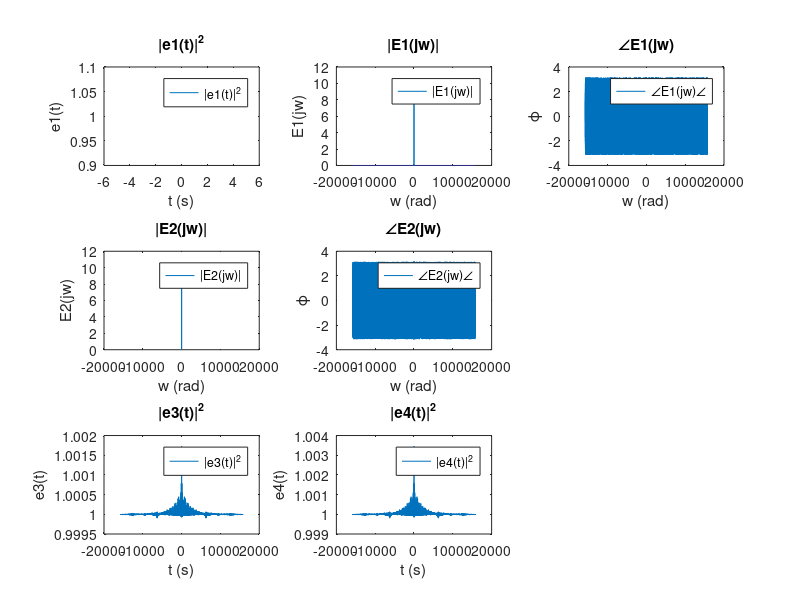

The MATLAB script that drew this image:
clc;    clear;

% Sampling Frequency
Fs = 5000;

% Δω = 2π * 10^9
dw = 2 * pi * 10^9;

% Set time and frequency scale
t = -5: 1 / Fs: 5;
df = Fs / length(t);
freq = (-Fs / 2: df: Fs / 2 - df) * 2 * pi;

% β = 2π
b1 = 2 * pi;

% Construct e1 and its Fourier Transform
e1 = exp(1i * b1 * sin(dw * t));
E1 = fftshift(fft(fftshift(e1))) / Fs;

% β = 4π
b2 = 4 * pi;

% Construct e2 and its Fourier Transform
e2 = exp(1i * b2 * sin(dw * t));
E2 = fftshift(fft(fftshift(e2))) / Fs;

% E3 = Magnitude of E1 and Phase of 1
E3 = abs(E1) .* exp(1i);
e3 = ifftshift(ifft(ifftshift(E3 * Fs)));

%  E4 = Magnitude of E2 and Phase of 1
E4 = abs(E2) .* exp(1i);
e4 = ifftshift(ifft(ifftshift(E4 * Fs)));

% Plot |e1|^2
subplot(3, 3, 1);
plot(t, abs(e1).^2);
title('|e1(t)|^2');
legend('|e1(t)|^2'); 
xlabel('t (s)');
ylabel('e1(t)');

% Plot Magnitude of E1
subplot(3, 3, 2);
plot(freq, abs(E1));
title('|E1(jw)|');
legend('|E1(jw)|'); 
xlabel('w (rad)');
ylabel('E1(jw)');

% Plot Phase of E1
subplot(3, 3, 3);
plot(freq, angle(E1));
title('∠E1(jw)');
legend('∠E1(jw)∠'); 
xlabel('w (rad)');
ylabel('ϕ');

% Plot Magnitude of E2
subplot(3, 3, 4);
plot(freq, abs(E2));
title('|E2(jw)|');
legend('|E2(jw)|'); 
xlabel('w (rad)');
ylabel('E2(jw)');

% Plot Phase of E2
subplot(3, 3, 5);
plot(freq, angle(E2));
title('∠E2(jw)');
legend('∠E2(jw)∠'); 
xlabel('w (rad)');
ylabel('ϕ');

% Plot |e3|^2
subplot(3, 3, 7);
plot(freq, abs(e3).^2);
title('|e3(t)|^2');
legend('|e3(t)|^2'); 
xlabel('t (s)');
ylabel('e3(t)');

% Plot |e4|^2
subplot(3, 3, 8);
plot(freq, abs(e4).^2);
title('|e4(t)|^2');
legend('|e4(t)|^2'); 
xlabel('t (s)');
ylabel('e4(t)');